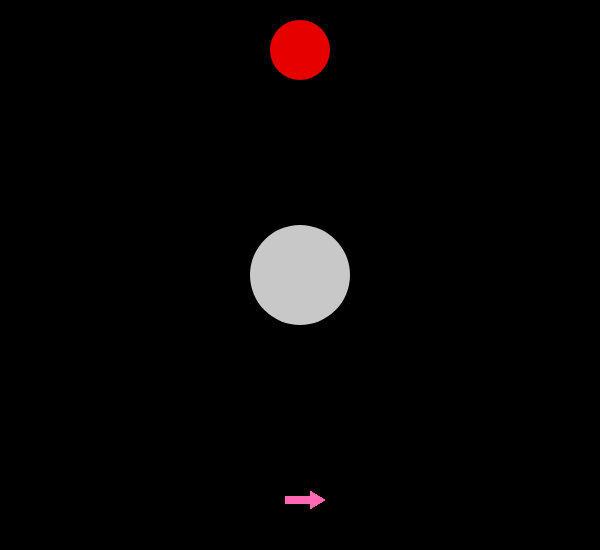
Frame 1 (no input)
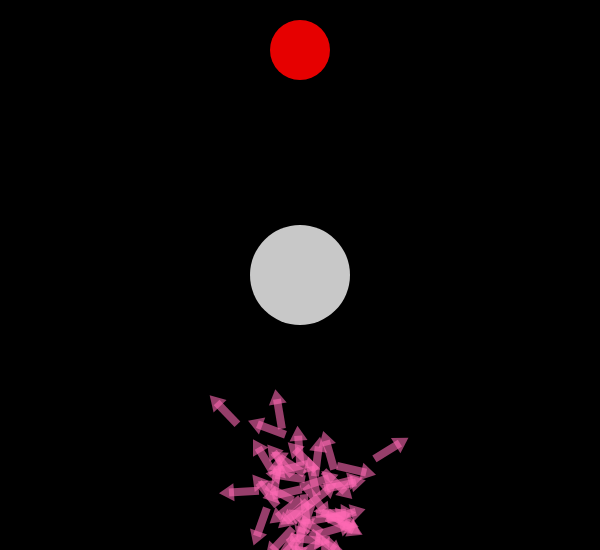
Frame 60 (no input)
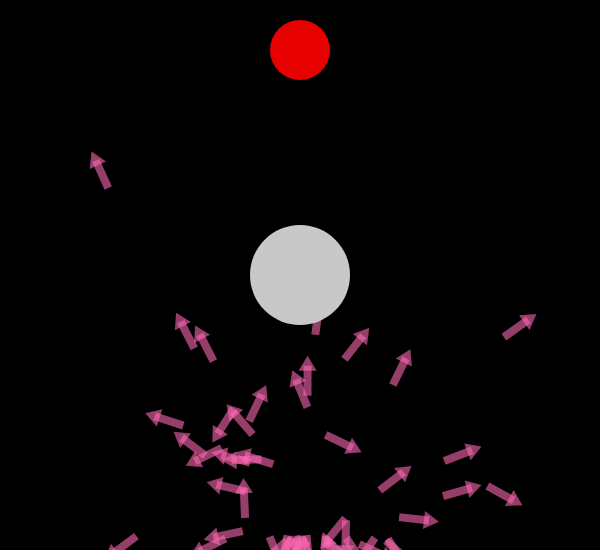
Frame 120 (the mouse pressed at the canvas centre since frame 60)

The p5.js sketch that drew these frames (run headless with seeded random() and noise() and a simulated clock; from frame 60 on, the mouse is pressed at the canvas centre):

// p5.js sketch
// ── sketch.js
var population;
var obstacles = [];
var target;

function setup() {
	createCanvas(600, 550);
    
    population = new Population();
    for (var i=0; i<1; i++) {
        obstacles.push(new Obstacle(i));
    }
    target = new Target();
}

function draw() {
    background(0);
    
    population.live();
    for (var i=0; i<obstacles.length; i++) {
        obstacles[i].show();
    }
    target.show();
}







// ── obstacle.js
function Obstacle(type) {
    
    if (type == 0) {
        this.pos = createVector(width/2, height/2);
        this.r = 50;
    } else if (type == 1) {
        this.pos = createVector(width/2 + 70, 100);
        this.r = 35;
    } else if (type == 2) {
        this.pos = createVector(width/2 - 70, 100);
        this.r = 35;
    }
    
    this.show = function() {
        noStroke();
        fill(200);
        ellipse(this.pos.x, this.pos.y, this.r * 2, this.r * 2);
    }
    
}
// ── population.js
function Population() {
    
    this.rockets = [];
    this.numRockets = 50;
    for (var i=0; i<this.numRockets; i++) {
        this.rockets.push(new Rocket());
    }
    
    this.lifeSpan = 300;
    
    this.numMadeTarget = null;
    
    this.currentGen = 0;
    this.age = 0;
    
    this.live = function() {
        for (var i=0; i<this.numRockets; i++) {
            this.rockets[i].show(this.currentGen, this.age);
            this.rockets[i].update(this.currentGen, this.age);
        }
        
        this.writeProgress();
        
        this.age++;
        if (this.age > this.lifeSpan) {
            this.createNextGen();
        }
    }
    
    this.writeProgress = function() {
        if (this.numMadeTarget === null) {
            // do nothing
        } else {
            textSize(30);
            fill(255);
            var percent = ((this.numMadeTarget/this.numRockets) * 100) * 100 / 100;
            text("Gen " + (this.currentGen-1) + ": " + percent + "%", 5, height-9);
        }
    }
    
    this.createNextGen = function() {
        console.log("generation " + this.currentGen + " over");
        
        this.numMadeTarget = 0;
        for (var i=0; i<this.numRockets; i++) {
            this.rockets[i].calcFitness();
            if (this.rockets[i].foundTarget) {
                this.numMadeTarget++;
            }
        }
        
        var genepool = [];
        for (var i=0; i<this.numRockets; i++) {
            for (var j=0; j<this.rockets[i].fitness; j++) {
                genepool.push(this.rockets[i].dna);
            }
        }
        
        for (var i=0; i<this.numRockets; i++) {
            var rand = floor(random(genepool.length));
            var dna = genepool[rand];
            var newDNA = this.rockets[i].makeNewDNA(dna);
            newDNA = this.mutateDNA(newDNA);
            this.rockets[i].reset(newDNA);
        }
        
        this.age = 0;
        
        this.currentGen++;
    }
    
    this.mutateDNA = function(dna) {
        for (var i=0; i<dna.length; i++) {
            var rand = random(1);
            if (rand < 0.05) {
                var vel = p5.Vector.random2D();
                vel.setMag(0.03);
                dna[i] = dna[i].add(vel);
            }
        }
        return dna;
    }
    
}






// ── rocket.js
function Rocket() {
    
    this.width = 8;
    this.height = 30;
    
    this.pos = createVector(width/2, height - 50);
    this.vel = createVector(0, 0);
    this.acc = createVector(0, 0);
    
    this.crashedVel = null;
    
    this.fitness = -1;
    
    this.foundTarget = false;
    this.crashed = false;
    this.finished = false;
    
    this.posHistory = [];
    
    this.dna = [];
    
    this.show = function(gen, age) {
        push();

        noStroke();
        //fill(230, 150);
        fill(255, 105, 180, 150);

        translate(this.pos.x, this.pos.y);
        
        if (this.crashedVel === null) {
            if (gen == 0) {
                rotate(this.vel.heading() + HALF_PI);
            } else {
                rotate(this.dna[age].heading() + HALF_PI);
            }
        } else {
            rotate(this.crashedVel.heading() + HALF_PI);
        }

        rectMode(CENTER);
        rect(0, 0, this.width, this.height);

        beginShape();
        vertex(-this.width/2 - 5, -this.height/2 + 5);
        vertex(this.width/2 + 5, -this.height/2 + 5);
        vertex(0, -this.height/2 - 10);
        endShape();

        pop();
    }
    
    this.update = function(gen, age) {
        if (gen == 0) {
            this.applyForce();
        
            if (!this.finished) {
                this.pos.add(this.vel);
            }
            this.vel.add(this.acc);
            this.acc.set(0, 0);
            
            this.dna.push(this.vel.copy());
        } else {
            if (!this.finished) {
                this.pos.add(this.dna[age]);
            }
        }
        
        this.posHistory.push(this.pos.copy());
        
        this.checkProgress(gen, age);
    }
    
    this.makeNewDNA = function(dnaB) {
        var splitIndex = floor(random(0, this.dna.length - 1)); 
        var newDNA = [];
        for (var i=0; i<this.dna.length; i++) {
            if (i < splitIndex) {
                newDNA.push(this.dna[i].copy());
            } else {
                newDNA.push(dnaB[i].copy());
            }
        }
        return newDNA;
    }
    
    this.reset = function(newDNA) {
        this.pos = createVector(width/2, height - 50);
        this.vel = createVector(0, 0);
        this.acc = createVector(0, 0);
        
        this.crashedVel = null;
    
        this.fitness = -1;

        this.foundTarget = false;
        this.crashed = false;
        this.finished = false;

        this.posHistory = [];

        this.dna = newDNA;
    }
    
    this.calcFitness = function() {
        closestIndex = 0;
        for (var i=0; i<this.posHistory.length; i++) {
            var bestD = target.pos.dist(this.posHistory[closestIndex]);
            var newD = target.pos.dist(this.posHistory[i]);
            if (newD < bestD) {
                closestIndex = i;
            }
        }
        
        var distFromTarget = target.pos.dist(this.posHistory[closestIndex]);
        this.fitness = map(distFromTarget, 0, 450, 30, 1);
        var timeFactor = map(closestIndex, 0, this.posHistory.length, 1, 0.7);
        this.fitness = floor(this.fitness * timeFactor);
        if (this.foundTarget) this.fitness += 12;
        if (this.fitness < 1) this.fitness = 1;
        
        //console.log(floor(distFromTarget) + ", " + this.fitness);
    }
    
    this.checkProgress = function(gen, age) {
        if (this.isOutsideWindow() || this.collidedWithAnObstacle()) {
            this.crashed = true;
        } else if (this.collidedWithTarget()) {
            this.foundTarget = true;
        }
        this.finished = this.crashed || this.foundTarget;
        if (this.finished && this.crashedVel === null) {
            if (gen == 0) {
                this.crashedVel = this.vel.copy();
            } else {
                this.crashedVel = this.dna[age].copy();
            }
        }
    }
    
    this.isOutsideWindow = function() {
        var rPos = this.pos;
        return (rPos.x < 0 || rPos.x > width || rPos.y < 0 || rPos.y > height);
    }
    
    // This isn't exactly right...
    this.collidedWithAnObstacle = function() {
        var crash = false;
        for (var i=0; i<obstacles.length; i++) {
            if (this.pos.dist(obstacles[i].pos) < obstacles[i].r) {
                crash = true;
            }
        }
        return crash;
    }
    
    this.collidedWithTarget = function() {
        return (this.pos.dist(target.pos) < target.r);
    }
    
    this.applyForce = function() {
        var force = p5.Vector.random2D();
        force.setMag(0.2);
        this.acc.add(force);
    }
    
}
// ── target.js
function Target() {
    
    this.pos = createVector(width/2, 50);
    
    this.r = 30;
    
    this.show = function() {
        fill(230, 0, 0);
        noStroke();
        ellipse(this.pos.x, this.pos.y, this.r * 2, this.r * 2);
    }
    
}
